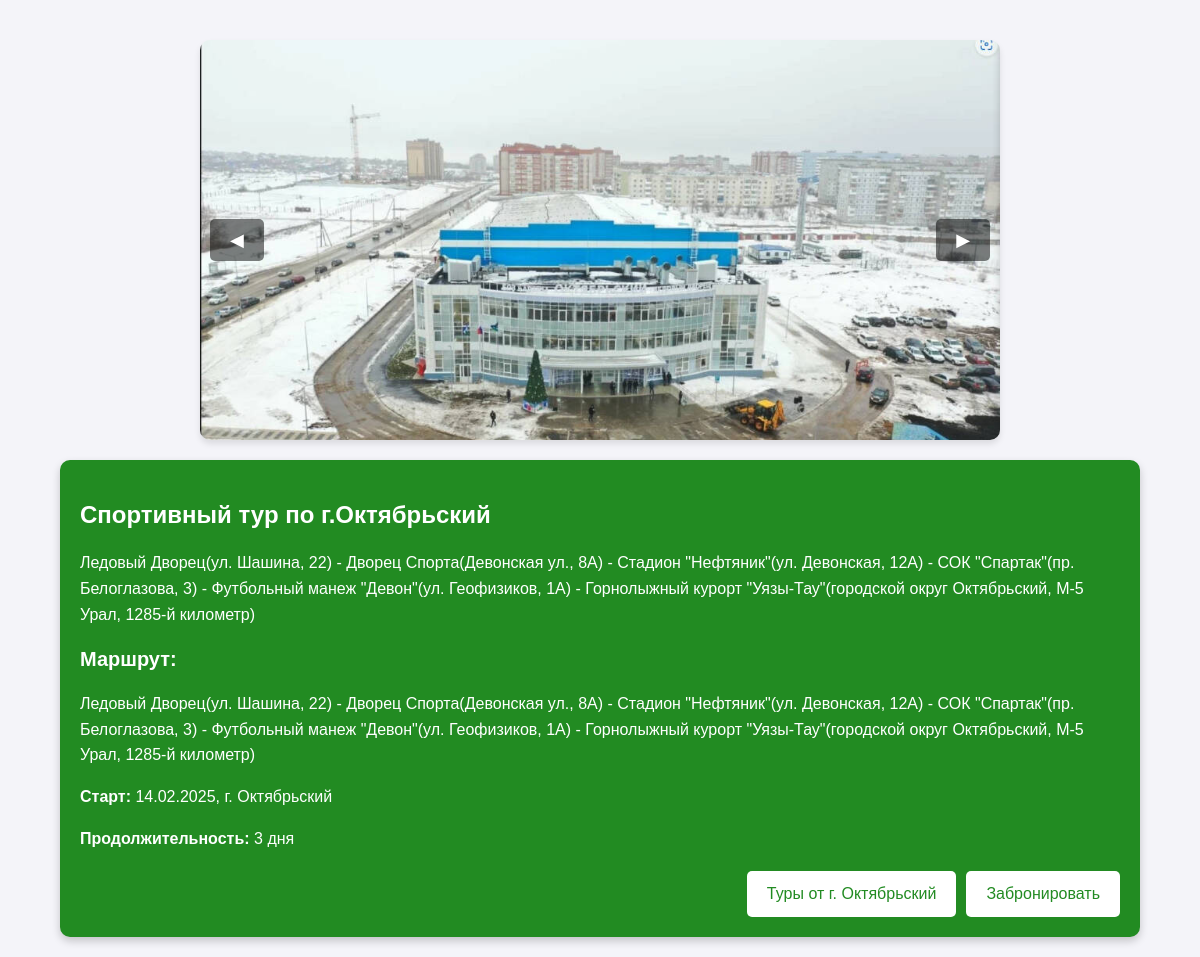
The page /tour/37 on the database its author committed.
### tables this page shows
CREATE TABLE tours (id INTEGER PRIMARY KEY AUTOINCREMENT, title varchar (255), start_time varchar (255), duration varchar (255), route varchar (255), tags varchar (255), tour_agency varchar (255), photo varchar (255), agency_id varchar (255));

CREATE TABLE tour_descriptions (id INTEGER PRIMARY KEY AUTOINCREMENT, tour_id INTEGER, description varchar (255), program varchar (255), photo varchar (255));

### main.py (the view)
@app.get("/tour/{tour_id}", response_class=HTMLResponse)
@limiter.limit("120/minute")
async def tour_page(request: Request, tour_id: int):
    args = db.get_tour_by_id(tour_id)
    tour = Tour(*args)
    args = db.get_description_tour(tour_id)
    description = TourDescription(*args)
    return templates.TemplateResponse(request=request, name="tour.html", context={
        "tour": tour, "description": description
    })

### templates/tour.html (shortened to what this page needs)
<!DOCTYPE html>
<html lang="en">
<head>
    <link rel="stylesheet" href="/static/tour.css">
</head>
<body>
    <div class="container">
        <div class="carousel">
            <button class="nav prev">◀</button>
                <div class="carousel-images">
                    {% for img in description.photo2.split(', ') %}
                        <div class="carousel-img-wrapper">
                            <img src="/static/photo/{{ img }}" alt="Фото тура" class="carousel-img">
                        </div>
                    {% endfor %}
                </div>
            <button class="nav next">▶</button>
        </div>
        <div class="tour-info">
            <h1>{{ tour.title }}</h1>
            <p>{{ description.description }}</p>
            <h2>Маршрут:</h2>
            <p>{{ tour.route }}</p>
            <p><strong>Старт:</strong> {{ tour.start_time }}, {{ tour.tour_agency }}</p>
            <p><strong>Продолжительность:</strong> {{ tour.duration }}</p>
            <div class="buttons">
                <a href="/agency/{{ tour.agency_id }}" class="btn">Туры от {{ tour.tour_agency }}</a>
                <a href="/booking/tour/{{ tour.id }}" class="btn book-btn">Забронировать</a>
            </div>
        </div>
    </div>
</body>
</html>

### static/tour.css (style rules this page uses)
body { font-family: Arial, sans-serif; background-color: #f4f4f9; color: #333; margin: 0; padding: 0; }
.container { width: 90%; margin: 0 auto; max-width: 1200px; padding: 20px; }
.carousel { position: relative; text-align: center; margin: 20px 0; }
.carousel-img { width: 100%; max-width: 800px; border-radius: 10px; box-shadow: 0 4px 8px rgba(0, 0, 0, 0.2); }
.nav { position: absolute; top: 50%; transform: translateY(-50%); background-color: rgba(0, 0, 0, 0.5); color: white; border: none; padding: 10px 20px; cursor: pointer; font-size: 18px; border-radius: 5px; }
.nav.prev { left: 10px; }
.nav.next { right: 10px; }
.tour-info { background-color: #228B22; color: white; padding: 20px; border-radius: 10px; line-height: 1.6; box-shadow: 0 4px 8px rgba(0, 0, 0, 0.2); }
.tour-info h1 { font-size: 24px; margin-bottom: 10px; }
.tour-info h2 { font-size: 20px; margin-top: 15px; margin-bottom: 10px; }
.carousel { display: flex; align-items: center; justify-content: center; position: relative; width: 800px; height: 400px; margin: 20px auto; overflow: hidden; background-color: #f4f4f4; border-radius: 10px; box-shadow: 0 4px 6px rgba(0, 0, 0, 0.1); }
.carousel-images { display: flex; transition: transform 0.5s ease-in-out; align-items: center; }
.carousel-img-wrapper { flex-shrink: 0; width: 100%; height: 100%; display: flex; justify-content: center; align-items: center; }
.carousel-img { width: 100%; height: 100%; object-fit: cover; object-position: center; }
.nav { position: absolute; top: 50%; transform: translateY(-50%); background-color: rgba(0, 0, 0, 0.5); color: white; border: none; padding: 10px 20px; cursor: pointer; font-size: 18px; border-radius: 5px; z-index: 10; transition: background-color 0.3s ease; }
.buttons { display: flex; justify-content: flex-end; gap: 10px; margin-top: 20px; }
.btn { color: #228B22; display: inline-block; padding: 10px 20px; font-size: 16px; text-decoration: none; background-color: #FFFFFF; border-radius: 5px; transition: background-color 0.3s ease; text-align: center; }
.book-btn { color: #228B22; background-color: #FFFFFF; }

### rows shown on the page
tours: title "Спортивный тур по г.Октябрьский", route "Ледовый Дворец(ул. Шашина, 22) - Дворец Спорта(Девонская ул., 8А) - Стадион \"Нефтяник\"(ул. Девонская, 12А) - СОК \"Спартак\"(пр. Белоглазова, 3) - Футбольный манеж \"Девон\"(ул. Геофизиков, 1А) - Горнолыжный курорт \"Уязы-Тау\"(городской округ Октябрьский, М-5 Урал, 1285-й километр)", start_time "14.02.2025", tour_agency "г. Октябрьский", duration "3 дня"
tour_descriptions: description "Ледовый Дворец(ул. Шашина, 22) - Дворец Спорта(Девонская ул., 8А) - Стадион \"Нефтяник\"(ул. Девонская, 12А) - СОК \"Спартак\"(пр. Белоглазова, 3) - Футбольный манеж \"Девон\"(ул. Геофизиков, 1А) - Горнолыжный курорт \"Уязы-Тау\"(городской округ Октябрьский, М-5 Урал, 1285-й километр)"
